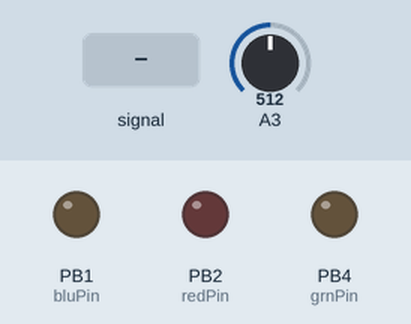
Bench run of a sketch on a simulated ATtiny85, built with avr-gcc and run on an emulated ATtiny85. On the bench: output pins drawn as LEDs (lit = HIGH). The test bench sets the inputs (shaded band); at power-on: A3 = 512.

Above: at 1.2 s.
1.3 s: A3 fed a 200 Hz sine of ±255 counts around its level
At 1.52 s:
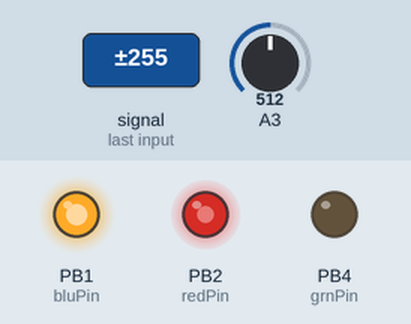
At 3.14 s:
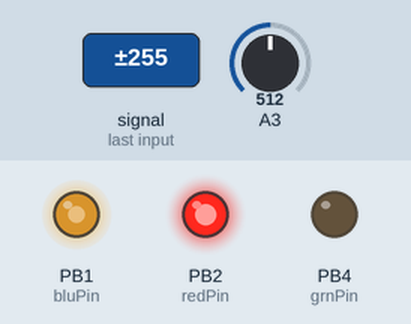
4.3 s: A3 set to 660
5.8 s: A3 set to 412
7.3 s: A3 set to 382
At 7.7 s:
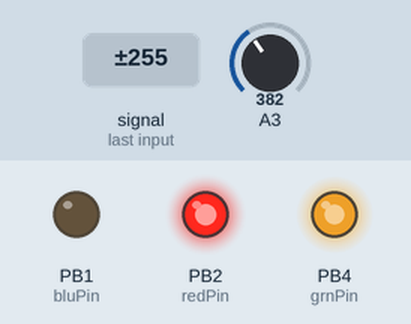
10.3 s: A3 set to 410
11.9 s: A3 set to 390
At 13.02 s:
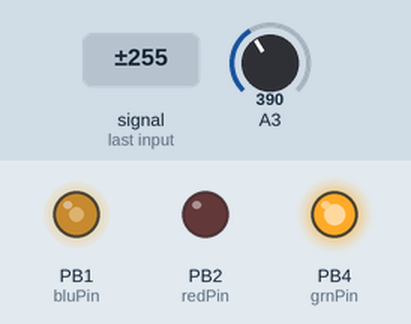
Timing chart, 0 to 19.3 s (numbered marks = the images above; inputs shaded):
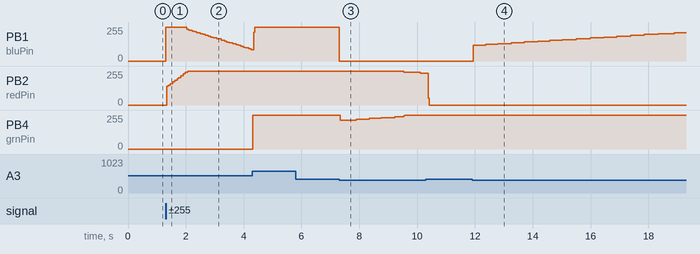

Measured:
- the behaviour switches between 400 and 399 on A3 (found by bisection; images 2 and 3)
- after the input at 1.3 s, PB2 (redPin): moves from 0/255 to 255/255 over 0.72 s, starting at once
- after the input at 5.8 s, every drawn part: stays the same
- after the input at 7.3 s, PB1 (bluPin): 255/255 → 0/255 at once; PB2 (redPin): 255/255 → 246/255 after 2.2 s, → 239/255 0.56 s later; PB4 (grnPin): 255/255 → 217/255 at once, → 224/255 0.56 s later, → 230/255 0.44 s later, → 236/255 0.40 s later, … (6 changes in this stretch)
- after the input at 11.9 s, PB1 (bluPin): moves from 0/255 to 213/255 over 7.0 s, starting at once

The sketch:

ATtiny_RGB_Night_Light_Code.ino
```cpp
// attiny85 RGB LED rainbow fade with LDR
//Adapted from code by Matt Jenkins' Instructable http://www.instructables.com/id/Color-Changing-Night-Light/
// Code modifications to Matt Jenkins' code by Ross Satchell 2013
const int redPin = 2;
const int grnPin = 4;
const int bluPin = 1;
int sensorPin = 3; // select the input pin for the ldr
unsigned int sensorValue = 0; // variable to store the value coming from the ldr
void setup()
{
  pinMode(redPin, OUTPUT);  // set up red pin as output
  pinMode(grnPin, OUTPUT);  // set up green pin as output
  pinMode(bluPin, OUTPUT);  // set up blue pin as output

}

void loop()
{
  cyantoblue();    //  cyan to blue
  bluetomagenta();  //  blue to magenta
  magentatored();    //  magenta to red
  redtoyellow();      //  red to yellow
  yellowtogreen();    //  yellow to green
  greentocyan();      //  green to cyan
}

/************************************************************
  Gap between ON value (400) and is to OFF value (650) is to
 prevent flickering due to minor light level fluctuations
 *************************************************************/

void cyantoblue() //  cyan to blue
{

  for(byte i=1; i<255; i++) {
    sensorValue = analogRead(sensorPin);
    if (sensorValue<400)
    {
      digitalWrite(redPin, HIGH);
      digitalWrite(bluPin, LOW);
      // start with Green on, then fade out Green to become Blue
      byte on = i;
      byte off = 255-on;
      for( byte a=0; a<255; a++ ) {
        digitalWrite(grnPin, HIGH);
        delayMicroseconds(on);
        digitalWrite(grnPin, LOW);
        delayMicroseconds(off);
      }
    }


    else if(sensorValue>650) // set the LED OFF // lower number for on when darker or raise number for on when brighter
    {
      ledsOff();
    }
 }
}

void bluetomagenta() //blue to magenta
{

  for(byte i=1; i<255; i++) {
    sensorValue = analogRead(sensorPin);
    if (sensorValue<400)
    {
      digitalWrite(grnPin, HIGH);
      digitalWrite(bluPin, LOW);
      // fade out red
      byte on = 255-i;
      byte off = i;
      for( byte a=0; a<255; a++ ) {
        digitalWrite(redPin, HIGH);
        delayMicroseconds(on);
        digitalWrite(redPin, LOW);
        delayMicroseconds(off);
      }
    }
  else if (sensorValue>650){ // set the LED OFF // lower number for on when darker or raise number for on when brighter
      ledsOff();
    }
 }
}

void magentatored() // magenta to red
{

  for(byte i=1; i<255; i++) {
    sensorValue = analogRead(sensorPin);
    if (sensorValue<400)
    {
      digitalWrite(grnPin, HIGH);
      digitalWrite(redPin, LOW);
      // fade out blue
      byte on = i;
      byte off = 255-on;
      for( byte a=0; a<255; a++ ) {
        digitalWrite(bluPin, HIGH);
        delayMicroseconds(on);
        digitalWrite(bluPin, LOW);
        delayMicroseconds(off);
      }
    }
    else if (sensorValue>650){ // set the LED OFF // lower number for on when darker or raise number for on when brighter
      ledsOff();
    }
  }
}


void redtoyellow() //red to yellow
{

  for(byte i=1; i<255; i++) {
    sensorValue = analogRead(sensorPin);
    if (sensorValue<400)
    {
      digitalWrite(bluPin, HIGH);
      digitalWrite(redPin, LOW);
      // fade in green
      byte on = 255-i;
      byte off = i;
      for( byte a=0; a<255; a++ ) {
        digitalWrite(grnPin, HIGH);
        delayMicroseconds(on);
        digitalWrite(grnPin, LOW);
        delayMicroseconds(off);
      }
    }
    else if (sensorValue>650){ // set the LED OFF // lower number for on when darker or raise number for on when brighter
      ledsOff();
    }
  }
}


void yellowtogreen()  //yellow to green
{

  for(byte i=1; i<255; i++) {
    sensorValue = analogRead(sensorPin);
    if (sensorValue<400)
    {
      digitalWrite(bluPin, HIGH);
      digitalWrite(grnPin, LOW);
      // fade out red
      byte on = i;
      byte off = 255-on;
      for( byte a=0; a<255; a++ ) {
        digitalWrite(redPin, HIGH);
        delayMicroseconds(on);
        digitalWrite(redPin, LOW);
        delayMicroseconds(off);
      }
    }
    else if (sensorValue>650){ // set the LED OFF // lower number for on when darker or raise number for on when brighter
      ledsOff();
    }
  }
}


void greentocyan()  //  green to cyan
{

  for(byte i=1; i<255; i++) {
    sensorValue = analogRead(sensorPin);
    if (sensorValue<400)
    {
      digitalWrite(redPin, HIGH);
      digitalWrite(grnPin, LOW);
      // fade in blue
      byte on = 255-i;
      byte off = i;
      for( byte a=0; a<255; a++ ) {
        digitalWrite(bluPin, HIGH);
        delayMicroseconds(on);
        digitalWrite(bluPin, LOW);
        delayMicroseconds(off);
      }
    }
    else if  (sensorValue>650){ // set the LED OFF // lower number for on when darker or raise number for on when brighter
      ledsOff();
    }
  }
}


void ledsOff()  {
  digitalWrite(redPin, HIGH);  //  turn red pin off
  digitalWrite(grnPin, HIGH);  //  turn green pin off
  digitalWrite(bluPin, HIGH);  //  turn blue pin off
}
```
